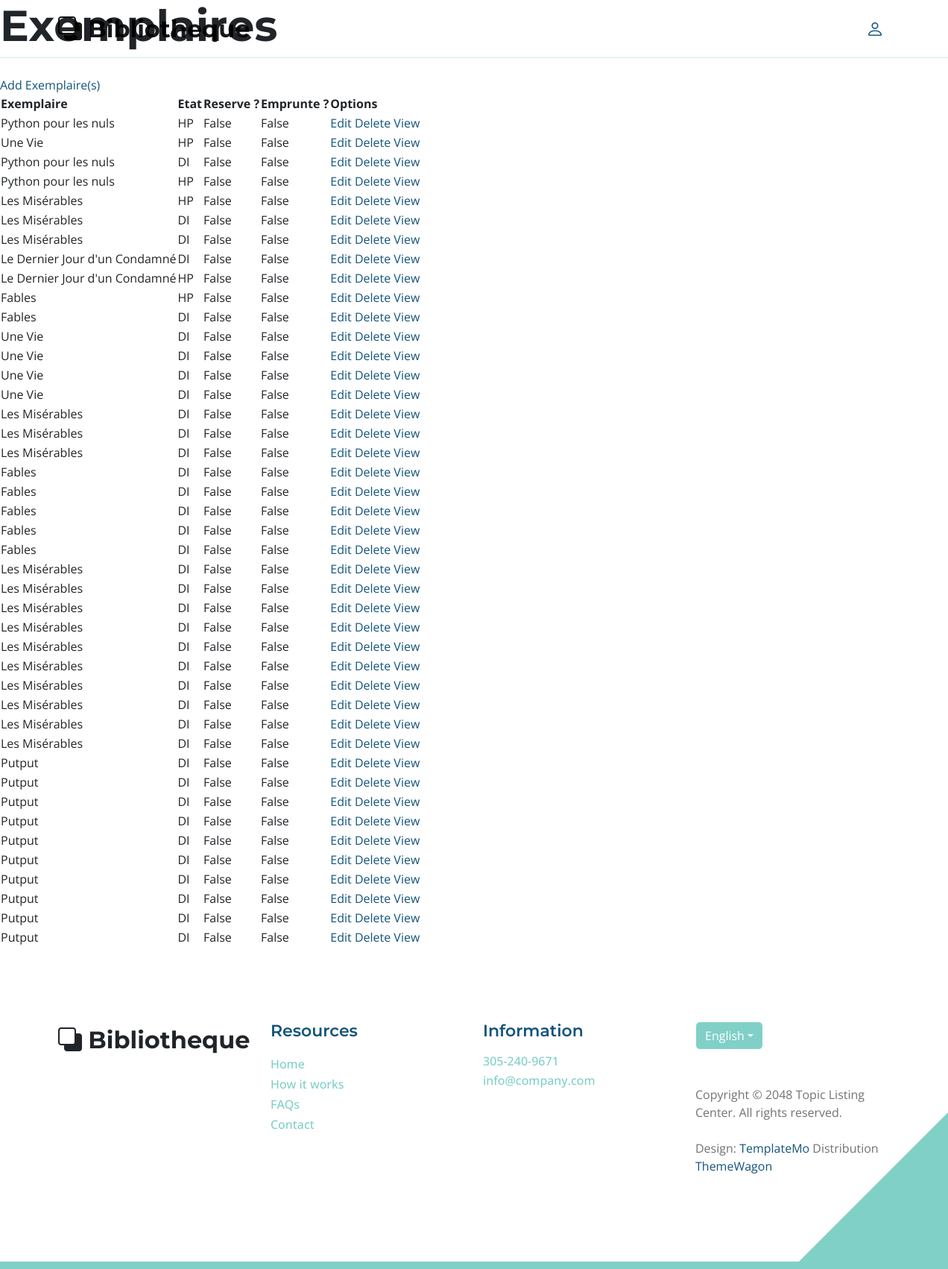
The page /exemplaires/ (signed in) on the database as committed earlier.
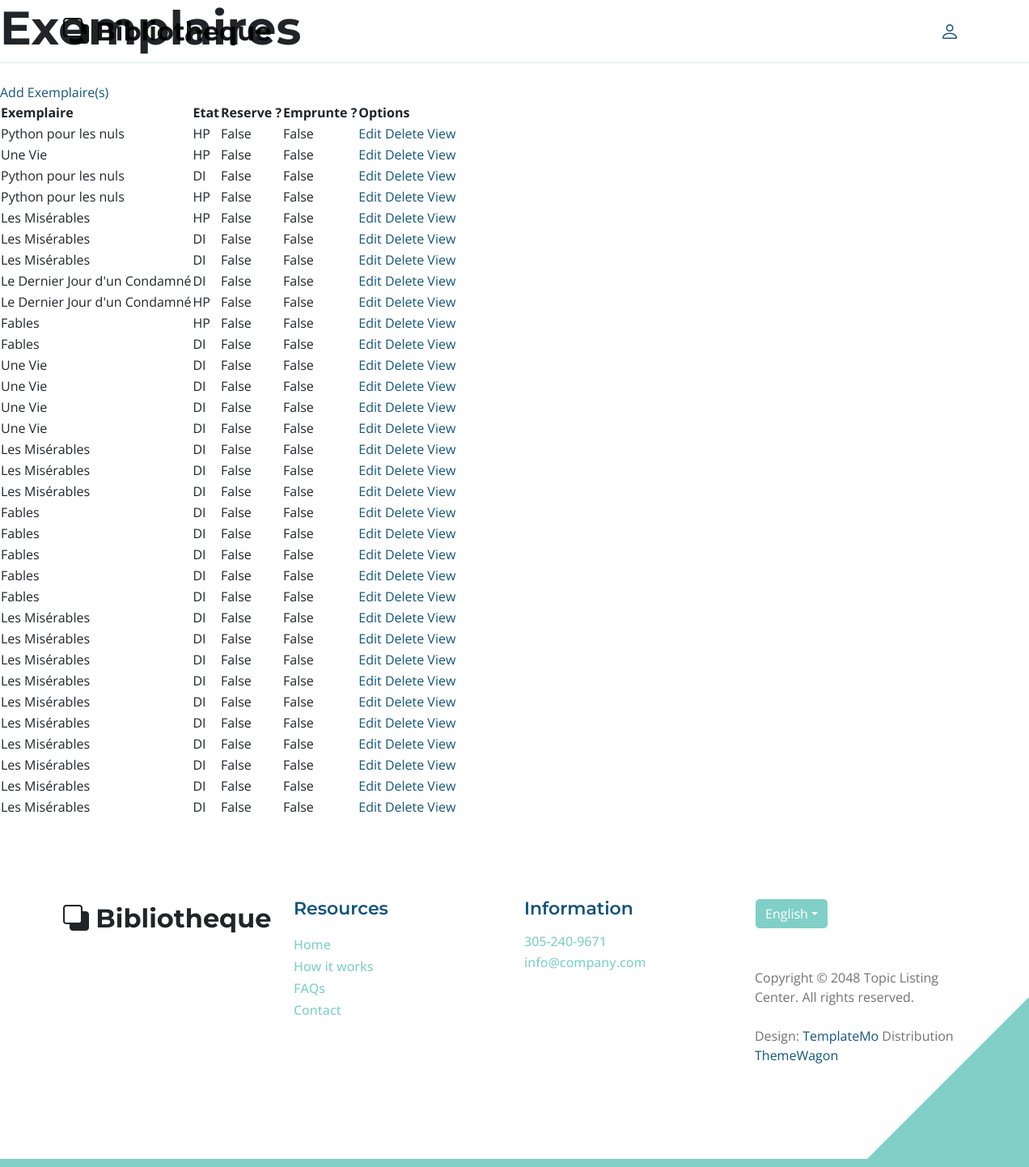
The same page on the database as committed later.
### ouvrages/models.py (models this page shows, shortened)
class Exemplaire(models.Model):
    HORS_PRET = 'HP'
    DISPONIBLE = 'DI'
    PERDU = 'PE'
    RETIRE = 'RE'
    ETAT_CHOICES = [
        (HORS_PRET, 'Hors Prêt'),
        (DISPONIBLE, 'Disponible'),
        (PERDU, 'Perdu'),
        (RETIRE, 'Retiré'),
    ]
    id = models.UUIDField(default=uuid.uuid4, unique=True, primary_key=True, editable=False)
    ouvrage = models.ForeignKey('Ouvrage', on_delete=models.CASCADE)
    etat = models.CharField(max_length=2, choices=ETAT_CHOICES, default=HORS_PRET)
    emprunte = models.BooleanField(default=False, blank=True)
    reserve = models.BooleanField(default=False, blank=True)

class Ouvrage(models.Model):
    id = models.UUIDField(default=uuid.uuid4, unique=True, primary_key=True, editable=False)
    titre = models.CharField(max_length=200)
    auteurs = models.ManyToManyField('Auteur', blank=True)
    featured_image = models.ImageField(null=True, blank=True, default="default.jpg")
    description = models.TextField(blank=True)
    categories = models.ManyToManyField('Categorie', blank=True)
    recommended = models.BooleanField(default=False, blank=True)
    exemplaires_total = models.IntegerField(default=0, null=True, blank=True)
    vote_total = models.IntegerField(default=0, null=True, blank=True)
    vote_ratio = models.IntegerField(default=0, null=True, blank=True)
    date_achat = models.DateTimeField(auto_now_add=True)

### ouvrages/views.py (the view)
# urls.py: path('exemplaires/', views.exemplaires, name="exemplaires"),
def exemplaires(request):
    exemplaires = Exemplaire.objects.all()
    context = {'exemplaires': exemplaires}
    return render(request, 'ouvrages/exemplaires.html', context)

### ouvrages/templates/ouvrages/exemplaires.html
{% extends "main.html" %}
{% block content%}
{% load static %}
<h1>Exemplaires</h1>
<br>
<a href="{% url 'ouvrages:create-exemplaire'%}">Add Exemplaire(s)</a>
<br>
<table>
    <tr>
        <th>Exemplaire</th>
        <th>Etat</th>
        <th>Reserve ?</th>
        <th>Emprunte ?</th>
        <th>Options</th>
    </tr>
    {% for exemplaire in exemplaires%}
        <tr>
            <td>{{exemplaire.ouvrage.titre}}</td>
            <td>{{exemplaire.etat}}</td>
            <td>{{exemplaire.reserve}}</td>
            <td>{{exemplaire.emprunte}}</td>
            <td><a href="{% url 'ouvrages:update-exemplaire' exemplaire.id%}">Edit</a>
            <a href="{% url 'ouvrages:delete-exemplaire' exemplaire.id%}">Delete</a>
            <a href="{% url 'ouvrages:exemplaire' exemplaire.id%}">View</a></td>
        </tr>
    {% endfor %}
</table>
{% endblock content%}

Rows that differ between the two databases and show on the page:
removed Exemplaire: ouvrage.titre "Putput", etat "DI", reserve "False", emprunte "False"
removed Exemplaire: ouvrage.titre "Putput", etat "DI", reserve "False", emprunte "False"
removed Exemplaire: ouvrage.titre "Putput", etat "DI", reserve "False", emprunte "False"
removed Exemplaire: ouvrage.titre "Putput", etat "DI", reserve "False", emprunte "False"
removed Exemplaire: ouvrage.titre "Putput", etat "DI", reserve "False", emprunte "False"
removed Exemplaire: ouvrage.titre "Putput", etat "DI", reserve "False", emprunte "False"
removed Exemplaire: ouvrage.titre "Putput", etat "DI", reserve "False", emprunte "False"
removed Exemplaire: ouvrage.titre "Putput", etat "DI", reserve "False", emprunte "False"
removed Exemplaire: ouvrage.titre "Putput", etat "DI", reserve "False", emprunte "False"
removed Exemplaire: ouvrage.titre "Putput", etat "DI", reserve "False", emprunte "False"
